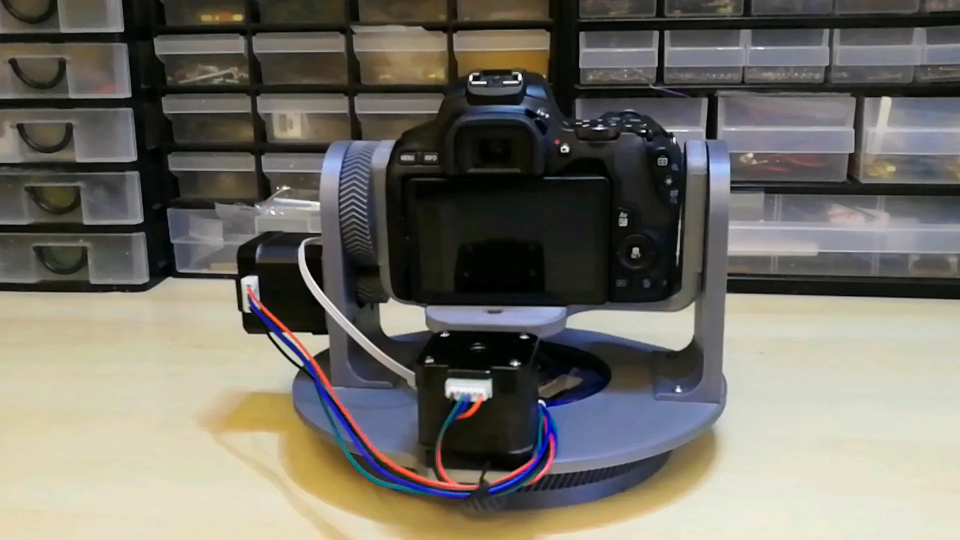
#> input picture src/assets/CameraGimbal.webp, 1920 x 1080 px, given in place of design-approved-1440px.png, which was not available (shown at 1/2 size)
$ python create-comparison.py
#> lines starting #> are read from the running program, lines starting #| are printed output that depends on the picture; pictures that were not available may be replaced by others from this repository, and a replacement may not be noted
from PIL import Image

def create_comparison(left_path, right_path, output_path):
    # Open both images
#> called with left_path = '/tmp/design-approved-1440px.png', right_path = '/tmp/built-site-1440px.png'
    left_img = Image.open(left_path)
#> left_img is the input picture: PIL image 1920x1080 RGB; mean R, G, B 114.4, 111.6, 102.6
    right_img = Image.open(right_path)
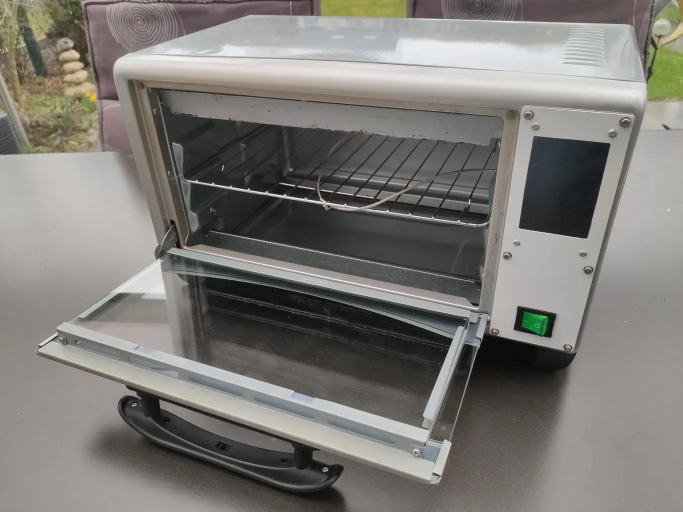
#> input picture src/assets/ReflowOven.webp, 1365 x 1024 px, given in place of built-site-1440px.png, which was not available (shown at 1/2 size)
#> right_img is the input picture: PIL image 1365x1024 RGB; mean R, G, B 125.1, 122.7, 118.3

    # Get dimensions
    left_width, left_height = left_img.size
#> left_width = 1920; left_height = 1080
    right_width, right_height = right_img.size
#> right_width = 1365; right_height = 1024

    # Make both images the same height
    max_height = max(left_height, right_height)
#> max_height = 1080

    # Create a new image with both side by side
    comparison = Image.new('RGB', (left_width + right_width, max_height), color='white')
#> comparison: PIL image 3285x1080 RGB; every value is 255

    # Paste both images
    comparison.paste(left_img, (0, 0))
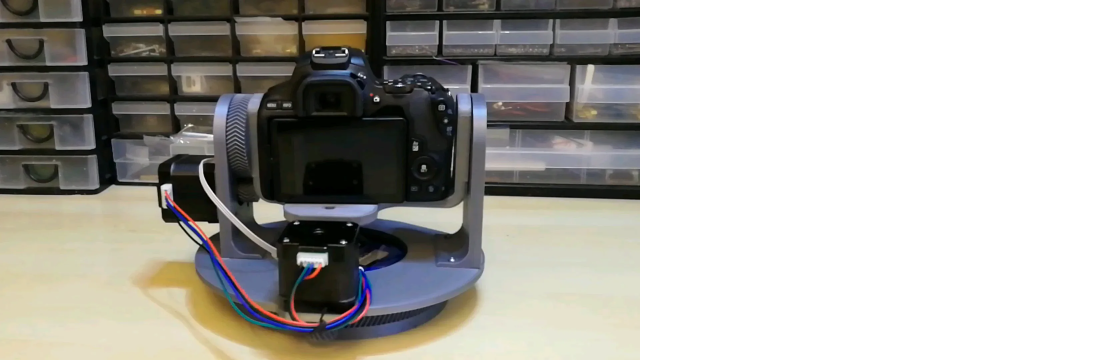
#> comparison: PIL image 3285x1080 RGB (shown at 1/3 size); mean R, G, B 172.8, 171.2, 165.9
    comparison.paste(right_img, (left_width, 0))
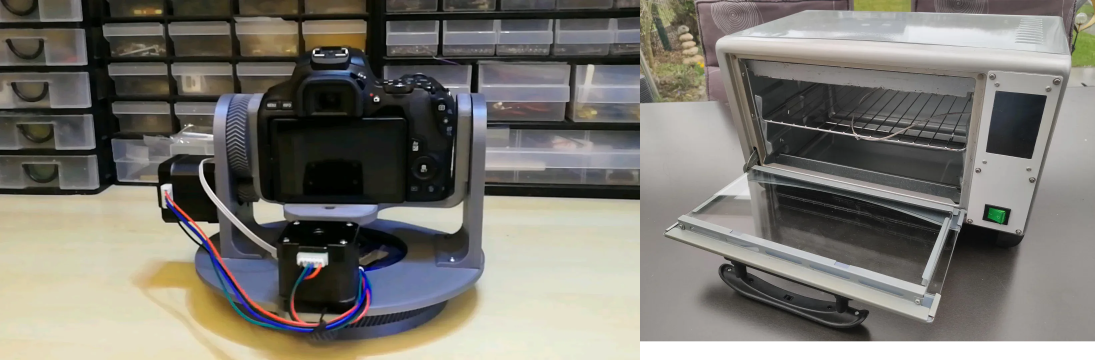
#> comparison: PIL image 3285x1080 RGB (shown at 1/3 size); mean R, G, B 121.6, 119, 112.1

    # Save
    comparison.save(output_path)
    print(f"✓ Created {output_path}")

# Create 1440px comparison
create_comparison(
    '/tmp/design-approved-1440px.png',
    '/tmp/built-site-1440px.png',
    '/workspace/.github/pr-screenshots/comparison-1440px.png'
)

# Create 390px comparison
create_comparison(
    '/tmp/design-approved-390px.png',
    '/tmp/built-site-390px.png',
    '/workspace/.github/pr-screenshots/comparison-390px.png'
)
#> (the run stopped early here; a loop or call above may not have finished)
